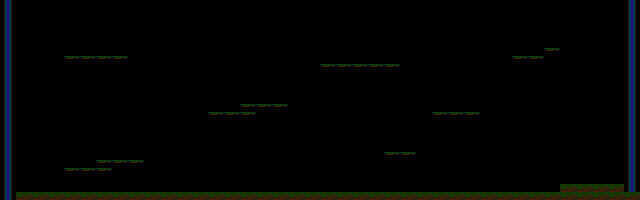

The image is a tile-based game level rendered from a .tmx file. Its description and complete source (layers, tilesets, objects, tile grids) follow:
An orthogonal 40x25 tile map with 16x8 px tiles, 1 tile layer (Kachelebene 1).

<map version="1.10" tiledversion="1.11.2" orientation="orthogonal" renderorder="right-down" width="40" height="25" tilewidth="16" tileheight="8" infinite="0" nextlayerid="2" nextobjectid="1">
 <editorsettings>
  <export target="map1.csv" format="csv" />
 </editorsettings>
 <tileset firstgid="1" source="tiles.tsx" />
 <layer id="1" name="Kachelebene 1" width="40" height="25">
  <data encoding="csv">
4,0,0,0,0,0,0,0,0,0,0,0,0,0,0,0,0,0,0,0,0,0,0,0,0,0,0,0,0,0,0,0,0,0,0,0,0,0,0,4,
4,0,0,0,0,0,0,0,0,0,0,0,0,0,0,0,0,0,0,0,0,0,0,0,0,0,0,0,0,0,0,0,0,0,0,0,0,0,0,4,
4,0,0,0,0,0,0,0,0,0,0,0,0,0,0,0,0,0,0,0,0,0,0,0,0,0,0,0,0,0,0,0,0,0,0,0,0,0,0,4,
4,0,0,0,0,0,0,0,0,0,0,0,0,0,0,0,0,0,0,0,0,0,0,0,0,0,0,0,0,0,0,0,0,0,0,0,0,0,0,4,
4,0,0,0,0,0,0,0,0,0,0,0,0,0,0,0,0,0,0,0,0,0,0,0,0,0,0,0,0,0,0,0,0,0,0,0,0,0,0,4,
4,0,0,0,0,0,0,0,0,0,0,0,0,0,0,0,0,0,0,0,0,0,0,0,0,0,0,0,0,0,0,0,0,0,0,0,0,0,0,4,
4,0,0,0,0,0,0,0,0,0,0,0,0,0,0,0,0,0,0,0,0,0,0,0,0,0,0,0,0,0,0,0,0,0,3,0,0,0,0,4,
4,0,0,0,3,3,3,3,0,0,0,0,0,0,0,0,0,0,0,0,0,0,0,0,0,0,0,0,0,0,0,0,3,3,0,0,0,0,0,4,
4,0,0,0,0,0,0,0,0,0,0,0,0,0,0,0,0,0,0,0,3,3,3,3,3,0,0,0,0,0,0,0,0,0,0,0,0,0,0,4,
4,0,0,0,0,0,0,0,0,0,0,0,0,0,0,0,0,0,0,0,0,0,0,0,0,0,0,0,0,0,0,0,0,0,0,0,0,0,0,4,
4,0,0,0,0,0,0,0,0,0,0,0,0,0,0,0,0,0,0,0,0,0,0,0,0,0,0,0,0,0,0,0,0,0,0,0,0,0,0,4,
4,0,0,0,0,0,0,0,0,0,0,0,0,0,0,0,0,0,0,0,0,0,0,0,0,0,0,0,0,0,0,0,0,0,0,0,0,0,0,4,
4,0,0,0,0,0,0,0,0,0,0,0,0,0,0,0,0,0,0,0,0,0,0,0,0,0,0,0,0,0,0,0,0,0,0,0,0,0,0,4,
4,0,0,0,0,0,0,0,0,0,0,0,0,0,0,3,3,3,0,0,0,0,0,0,0,0,0,0,0,0,0,0,0,0,0,0,0,0,0,4,
4,0,0,0,0,0,0,0,0,0,0,0,0,3,3,3,0,0,0,0,0,0,0,0,0,0,0,3,3,3,0,0,0,0,0,0,0,0,0,4,
4,0,0,0,0,0,0,0,0,0,0,0,0,0,0,0,0,0,0,0,0,0,0,0,0,0,0,0,0,0,0,0,0,0,0,0,0,0,0,4,
4,0,0,0,0,0,0,0,0,0,0,0,0,0,0,0,0,0,0,0,0,0,0,0,0,0,0,0,0,0,0,0,0,0,0,0,0,0,0,4,
4,0,0,0,0,0,0,0,0,0,0,0,0,0,0,0,0,0,0,0,0,0,0,0,0,0,0,0,0,0,0,0,0,0,0,0,0,0,0,4,
4,0,0,0,0,0,0,0,0,0,0,0,0,0,0,0,0,0,0,0,0,0,0,0,0,0,0,0,0,0,0,0,0,0,0,0,0,0,0,4,
4,0,0,0,0,0,0,0,0,0,0,0,0,0,0,0,0,0,0,0,0,0,0,0,3,3,0,0,0,0,0,0,0,0,0,0,0,0,0,4,
4,0,0,0,0,0,3,3,3,0,0,0,0,0,0,0,0,0,0,0,0,0,0,0,0,0,0,0,0,0,0,0,0,0,0,0,0,0,0,4,
4,0,0,0,3,3,3,0,0,0,0,0,0,0,0,0,0,0,0,0,0,0,0,0,0,0,0,0,0,0,0,0,0,0,0,0,0,0,0,4,
4,0,0,0,0,0,0,0,0,0,0,0,0,0,0,0,0,0,0,0,0,0,0,0,0,0,0,0,0,0,0,0,0,0,0,0,0,0,0,4,
4,0,0,0,0,0,0,0,0,0,0,0,0,0,0,0,0,0,0,0,0,0,0,0,0,0,0,0,0,0,0,0,0,0,0,2,2,2,2,4,
4,2,2,2,2,2,2,2,2,2,2,2,2,2,2,2,2,2,2,2,2,2,2,2,2,2,2,2,2,2,2,2,2,2,2,2,2,2,2,2
</data>
 </layer>
</map>
